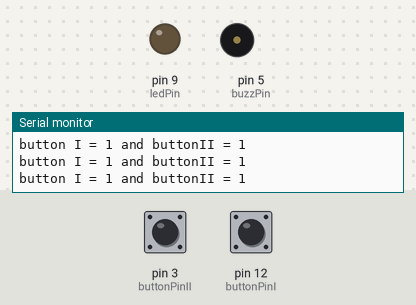
The sketch below on a simulated Arduino Uno, built with avr-gcc and run on an emulated ATmega328P. On the bench: output pins drawn as LEDs (lit = HIGH), buzzer (waves = sounding, pin HIGH), the last lines printed to the serial monitor. The test bench sets the inputs (shaded band); at power-on: pin 12 (buttonPinI) HIGH, pin 3 (buttonPinII) HIGH.

Above: at 1.8 s.
1.9 s: pin 12 (buttonPinI) pulled LOW for 3.2 s
At 3.4 s:
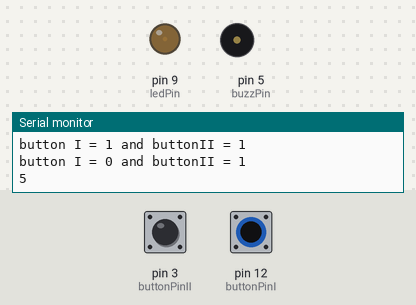
6.6 s: pin 3 (buttonPinII) pulled LOW for 0.6 s
At 7.9 s:
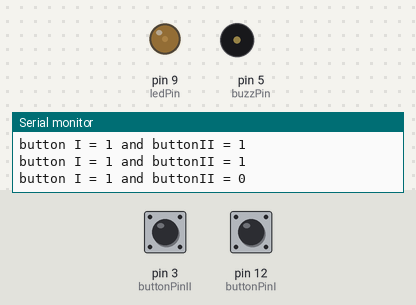
9.0 s: pin 3 (buttonPinII) pulled LOW for 3.2 s
At 13.0 s:
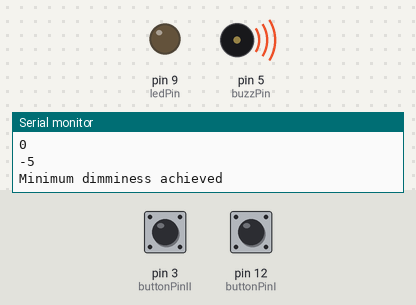
14.0 s: pin 12 (buttonPinI) pulled LOW for 0.6 s
At 16.1 s:
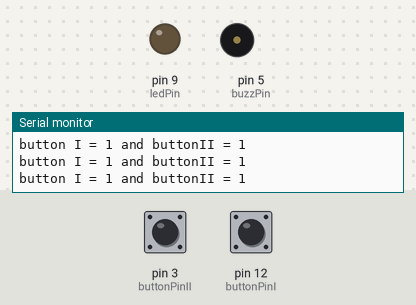
16.5 s: pin 12 (buttonPinI) pulled LOW for 1 s
At 17.7 s:
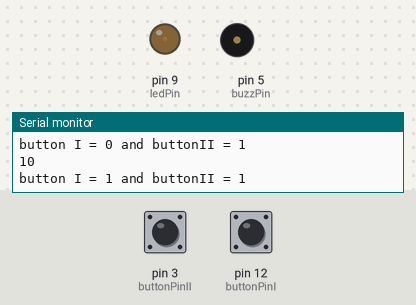
Timing chart, 0 to 19.5 s (numbered marks = the images above; inputs shaded):
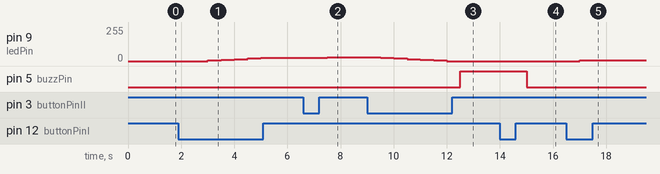

The sketch:

PushButton_DimmableLED.ino
```cpp
int buttonPinI = 12;
int buttonPinII = 3;
int buttonI;
int buttonII;
int dt = 500;
int ledPin = 9;
int brightNess;
int buzzPin = 5;


void setup() {
  // put your setup code here, to run once:

Serial.begin(9600);
pinMode(buttonPinI, INPUT);
pinMode(buttonPinII, INPUT);
pinMode(ledPin, OUTPUT);
pinMode(buzzPin, OUTPUT);
}

void loop() {
  // put your main code here, to run repeatedly:

buttonI = digitalRead(buttonPinI);
buttonII = digitalRead(buttonPinII);

Serial.print("button I = ");
Serial.print(buttonI);
Serial.print(" and buttonII = ");
Serial.println(buttonII);
delay(dt);

while (buttonI == 0){
  analogWrite(ledPin, brightNess);
  brightNess = brightNess + 5;
  delay(dt);
  Serial.println(brightNess);
  buttonI = digitalRead(buttonPinI);
  if(brightNess > 255){
    brightNess = 255;
    digitalWrite(buzzPin, HIGH);
    Serial.println("Maximum brightness achieved");
    delay(dt);}

    else{
      digitalWrite(buzzPin, LOW);
    }
}


while(buttonII == 0){
  analogWrite(ledPin, brightNess);
  brightNess = brightNess - 5;
  delay(dt);
  Serial.println(brightNess);
  buttonII = digitalRead(buttonPinII);
  if(brightNess < 0){
    brightNess = 0;
    digitalWrite(buzzPin, HIGH);
    Serial.println("Minimum dimminess achieved");
    delay(dt);
  }
    else{
      digitalWrite(buzzPin, LOW);
  }
}


}
```

Measured:
- after the input at 1.9 s, pin 9 (ledPin): moves from 0/255 to 25/255 over 2.0 s, starting after 1.1 s
- after the input at 6.6 s, pin 9 (ledPin): 25/255 → 30/255 after 0.90 s
- after the input at 9.0 s, pin 9 (ledPin): moves from 30/255 to 0/255 over 2.5 s, starting after 0.51 s; pin 5 (buzzPin): LOW → HIGH after 3.5 s
- after the input at 14.0 s, pin 5 (buzzPin): HIGH → LOW after 1.0 s
- after the input at 16.5 s, pin 9 (ledPin): 0/255 → 5/255 after 0.51 s
